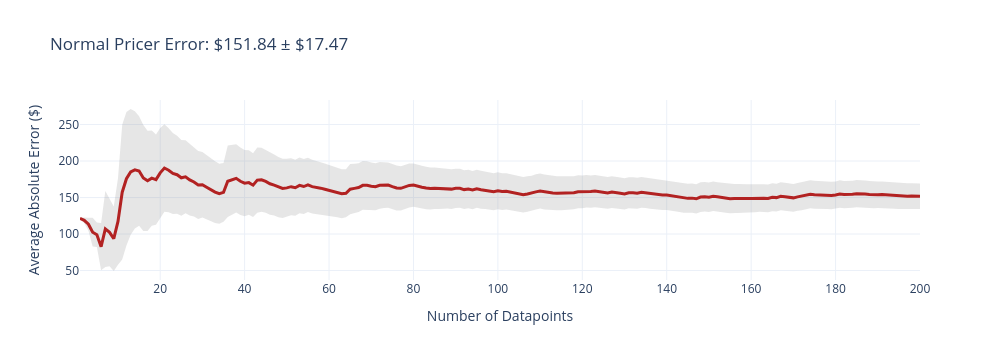
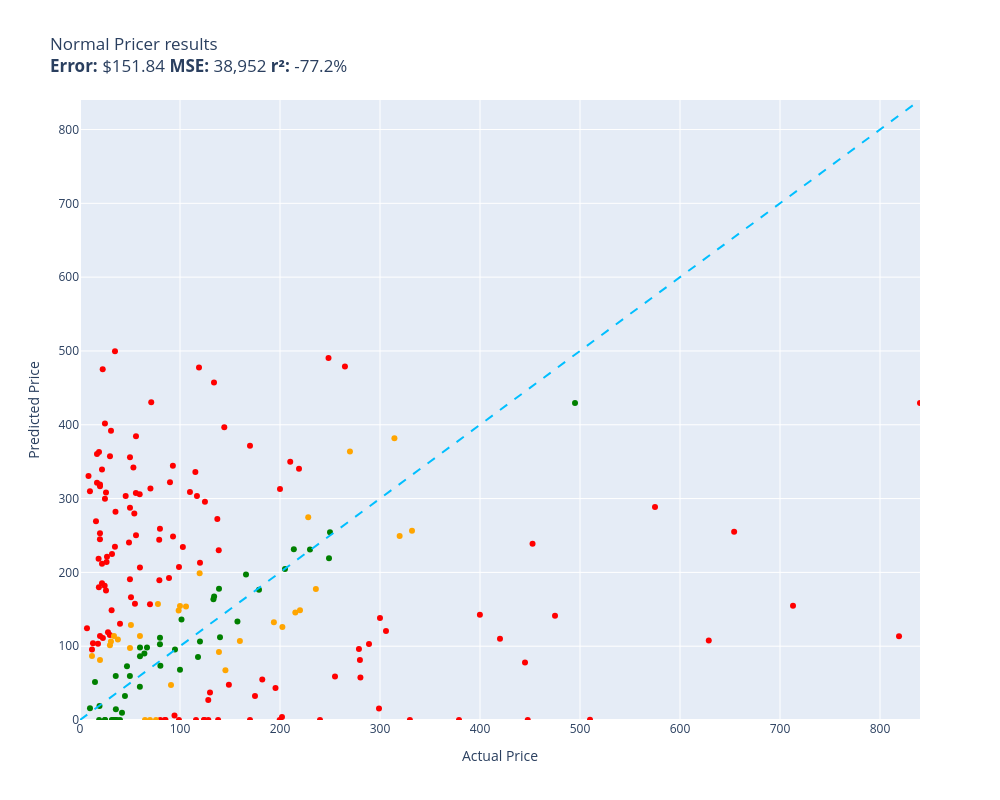

Source (notebook cell) for these figures, in order:
### Code cell
evaluate(normal_pricer, test)

### Figure 1 — Plotly figure (JSON) as saved in the notebook; plotly's stock layout.template omitted (floating-point values rounded to 4 significant figures; data arrays with more than 128 entries replaced by an {"elided": "..."} marker saying what was removed)
{"data": [{"fill": "toself", "fillcolor": "rgba(128,128,128,0.2)", "hoverinfo": "skip", "line": {"color": "rgba(255,255,255,0)"}, "name": "95% CI", "showlegend": false, "type": "scatter", "x": {"elided": "400 int values"}, "y": {"elided": "400 float values"}}, {"customdata": {"elided": "200x1 float values"}, "hovertemplate": "n=%{x}<br>Avg Error=$%{y:,.2f}<br>±95% CI=$%{customdata[0]:,.2f}<extra></extra>", "line": {"color": "firebrick", "width": 3}, "mode": "lines", "name": "Cumulative Avg Error", "type": "scatter", "x": {"elided": "200 int values"}, "y": {"elided": "200 float values"}}], "layout": {"height": 360, "showlegend": false, "title": {"text": "Normal Pricer Error: $151.84 ± $17.47"}, "width": 1000, "xaxis": {"title": {"text": "Number of Datapoints"}}, "yaxis": {"title": {"text": "Average Absolute Error ($)"}}}}

### Figure 2 — Plotly figure (JSON) as saved in the notebook; plotly's stock layout.template omitted (floating-point values rounded to 4 significant figures)
{"data": [{"customdata": [["Old Blood Noise Excess V2 Distortion Cho...\nGuess=$340.52 Actual=$219.00"], ["telpo Headlight Assembly Fit For 15 Camr...\nGuess=$0.00 Actual=$115.99"], ["NewPower99 Battery Kit for Samsung Galax...\nGuess=$157.59 Actual=$54.95"], ["Stand for Raven Pro Document Scanner - P...\nGuess=$115.22 Actual=$29.85"], ["SuppliesOutlet Compatible Toner Cartridg...\nGuess=$396.68 Actual=$144.29"], ["Pump Head TBVECHI 175PSI 4KW 5.5HP 21CFM...\nGuess=$0.00 Actual=$329.90"], ["Bam France 2002XL Contoured Hightech Bla...\nGuess=$154.88 Actual=$713.00"], ["Metabo HPT 36V MultiVolt™ Cordless Rotar...\nGuess=$0.00 Actual=$379.00"], ["46mm Digital Pro High-Resolution Close-U...\nGuess=$316.57 Actual=$19.99"], ["Innovative Percussion CB-6 Chamois Bass ...\nGuess=$279.60 Actual=$54.32"], ["Panasonic KX-TG6511B DECT 6.0 PLUS Expan...\nGuess=$244.36 Actual=$79.20"], ["GJY Portable TV,10.6 inch Mini TV for AT...\nGuess=$189.45 Actual=$79.36"], ["LD Products Compatible Toner Cartridge R...\nGuess=$287.57 Actual=$49.98"], ["APS iBoard 6-inch Aluminum (Black Powder...\nGuess=$349.78 Actual=$210.23"], ["PEMP E65 E66 CDC Simulate Optical Fiber ...\nGuess=$477.43 Actual=$119.00"], ["Intermatic PX300 12V 300W Transformer wi...\nGuess=$457.28 Actual=$134.00"], ["CORSAIR Dominator Platinum RGB 32GB (2x1...\nGuess=$0.00 Actual=$124.00"], ["HK SYSTEMS 13\" Heavy Duty Black \"Push\" O...\nGuess=$0.00 Actual=$84.95"], ["SKB iSeries 3i-13096-6KP Case for BlackM...\nGuess=$32.60 Actual=$174.99"], ["DEWALT 20V MAX* XR Impact Driver with Bl...\nGuess=$238.84 Actual=$452.53"], ["June Garden 12\" Sweet Dolly Charlotte - ...\nGuess=$113.84 Actual=$19.99"], ["Clementoni 39132.5 Jigsaw Puzzle 1,000 P...\nGuess=$259.15 Actual=$79.95"], ["KOMPUTERBAY 4GB 2X 2GB DDR2 1066MHz PC2-...\nGuess=$0.00 Actual=$80.34"], ["Scranton & Co 3 Drawer Mobile File Cabin...\nGuess=$336.14 Actual=$115.35"], ["Canon EOS Rebel T7 Digital SLR Camera wi...\nGuess=$113.34 Actual=$819.00"], ["Evergreen HSHB2005 Cylinder Head Gasket ...\nGuess=$305.98 Actual=$59.69"], ["Task T24287 Roman Ogee Router Bit with 1...\nGuess=$307.57 Actual=$55.88"], ["JRready ST6313 DT Deutsch Connector Kit,...\nGuess=$0.00 Actual=$199.68"], ["Mylites+ Standard Comic Book Mylar Sleev...\nGuess=$499.47 Actual=$34.99"], ["Tidal Front + Rear Fender Flares 4PC Poc...\nGuess=$58.84 Actual=$254.99"], ["152MM Hole Saws M42 Bi-Metal High Speed ...\nGuess=$103.30 Actual=$17.99"], ["AUTOFREE LED Tail Lights Assembly Compat...\nGuess=$4.15 Actual=$201.99"], ["Adams Check Payment and Deposit Register...\nGuess=$282.25 Actual=$35.49"], ["3D Tree Hole Branches 075 Stair Risers D...\nGuess=$37.11 Actual=$129.99"], ["KOHLER 18865-CP Filtered Water Faucet, P...\nGuess=$141.34 Actual=$475.00"], ["Projector, CRAZVIEW Projector with WiFi ...\nGuess=$342.19 Actual=$53.40"], ["Retevis RT68 Soft Earhook Walkie Talkie ...\nGuess=$124.23 Actual=$6.99"], ["MC: Pindicator (Dual Intensity Amber)\nGuess=$130.42 Actual=$40.00"], ["Western Digital Enterprise RE4-GP 2TB SA...\nGuess=$308.87 Actual=$109.95"], ["Poison Spyder 10-08-020 Rocker Knocker\nGuess=$107.73 Actual=$628.76"], ["DIMARZIO 204284 DP 163FBK Blues Bucker G...\nGuess=$322.15 Actual=$89.99"], ["VLAND LED Smoked Taillights Compatible F...\nGuess=$0.00 Actual=$239.99"], ["Lighted Triangle Mirror Cabinet Bathroom...\nGuess=$77.95 Actual=$445.00"], ["PM Auto Front Right Quick Complete Strut...\nGuess=$295.61 Actual=$124.94"], ["Tablet PC Cover Compatible with Lenovo T...\nGuess=$148.54 Actual=$31.61"], ["Miyaya@ Funny Animal Masks Collection fo...\nGuess=$321.57 Actual=$16.99"], ["Trail Gear Twin Stick Kit for Top Shift ...\nGuess=$81.12 Actual=$279.92"], ["Engine Thermostat, Replace 19301-PAA-306...\nGuess=$179.86 Actual=$18.89"], ["Dell Optiplex 390 Desktop Computer i3 3....\nGuess=$0.00 Actual=$124.27"], ["IQShield Screen Protector Compatible wit...\nGuess=$309.98 Actual=$9.95"], ["Liberty Imports 12 Pack: US Military Toy...\nGuess=$360.24 Actual=$16.98"], ["Neporal Full Spectrum Light Bulb, 6000K ...\nGuess=$218.37 Actual=$18.59"], ["Satco S9596, 4 Count (Pack of 1), 4.18\nGuess=$95.59 Actual=$12.00"], ["Marvel Legends Series X-Men 6-Inch Archa...\nGuess=$0.00 Actual=$98.95"], ["Intrepid International Dressage Letters-...\nGuess=$221.32 Actual=$26.99"], ["LEGO Marvel Avengers War Machine Buster ...\nGuess=$206.75 Actual=$59.95"], ["ANZO USA 111207 GMC SIERRA 99-06 / YUKON...\nGuess=$54.87 Actual=$182.28"], ["Kingston Brass KS269SN Kingston Clawfoot...\nGuess=$120.68 Actual=$305.99"], ["EMART Photography C Stand with Boom Arm,...\nGuess=$212.97 Actual=$119.99"], ["KOHLER K-1185540-CP Assembly-Slider\nGuess=$303.62 Actual=$45.67"], ["KUNN Small Electrician Tool Pouch Utilit...\nGuess=$185.24 Actual=$21.99"], ["iPhone 12/12 Pro Nicaragua Guardabarranc...\nGuess=$252.92 Actual=$19.97"], ["KS K-STORM Replacement Silicone Mushroom...\nGuess=$330.55 Actual=$8.50"], ["Walker Exhaust Ultra EPA 16478 Direct Fi...\nGuess=$288.73 Actual=$574.99"], ["4pc Wheel Spacers Adapters 4\" (2inch Per...\nGuess=$303.46 Actual=$116.95"], ["Royal Designs, Inc. Decorative Abundant ...\nGuess=$299.82 Actual=$24.95"], ["Canon Sure Shot 90u 35mm Date Camera\nGuess=$142.73 Actual=$399.89"], ["NewFantasia Replacement Audio Cable with...\nGuess=$391.90 Actual=$31.00"], ["Mikrotik RB3011UIAS-RM RouterBOARD 10xGi...\nGuess=$15.52 Actual=$299.00"], ["DuraGo 29515020 Front Hub Assembly\nGuess=$0.00 Actual=$128.34"], ["MXR Carbon Copy Deluxe Analog Delay Guit...\nGuess=$43.36 Actual=$195.50"], ["Ibanez M510OVS Acoustic Mandolin in Vint...\nGuess=$0.00 Actual=$169.99"], ["Berta (6 Pieces) 1-1/4 inch Overlay, 90 ...\nGuess=$181.93 Actual=$24.66"], ["Chalkboard Name Badges with Magnetic Bac...\nGuess=$244.84 Actual=$19.95"], ["Linkloos Solar Street Lights Outdoor Wat...\nGuess=$384.29 Actual=$55.99"], ["GENUINE VOLVO THERMOSTAT (3.0, 3.2) S60 ...\nGuess=$234.39 Actual=$102.85"], ["USB Charger, CIVIE High Speed 60W Multip...\nGuess=$269.38 Actual=$15.99"], ["CradlePoint Compact Broadband Router (CB...\nGuess=$192.47 Actual=$89.00"], ["Pyle Wireless Rear View Backup Camera - ...\nGuess=$313.80 Actual=$70.45"], ["Universal Power Group 12V 100Ah Sealed L...\nGuess=$312.85 Actual=$199.99"], ["Kastar Battery Pack Replacement for Sony...\nGuess=$319.13 Actual=$19.99"], ["Auertech Portable Washing Machine, 14lbs...\nGuess=$207.25 Actual=$98.99"], ["Amana Tool - SC587 Carbide Tipped 3-Wing...\nGuess=$430.45 Actual=$71.23"], ["Evan Fischer Radiator Cooling Fan Assemb...\nGuess=$272.47 Actual=$137.34"], ["ECCPP Power Steering Pump for 2009-2010 ...\nGuess=$0.00 Actual=$85.48"], ["AZX Stylus Pencil for Apple iPad Pro 202...\nGuess=$357.44 Actual=$29.99"], ["Skullcandy Hesh Evo Bluetooth Headphones...\nGuess=$156.93 Actual=$69.99"], ["ROHL WSGUM3018WH Wire Sink Grids, White\nGuess=$27.00 Actual=$128.28"], ["ASUS VY279HE-W 27” 1080P Monitor - White...\nGuess=$0.00 Actual=$138.10"], ["CTLAMP XL-2100 Professional Quality XL-2...\nGuess=$224.95 Actual=$32.00"], ["Competition Clutch Disc and Pressure Pla...\nGuess=$0.40 Actual=$510.00"], ["APS iBoard (304 Stainless Steel Polished...\nGuess=$478.93 Actual=$264.95"], ["The Puppet Company - Carpet-Unicorn, Whi...\nGuess=$363.22 Actual=$19.00"], ["VIPMOTOZ Sequential Turn Signal Premium ...\nGuess=$96.04 Actual=$278.94"], ["A-Premium Front Suspension Steering Knuc...\nGuess=$240.42 Actual=$48.99"], ["OEM Samsung Remote Control Shipped with ...\nGuess=$250.24 Actual=$56.00"], ["Custom Engagement Logo Desk Embosser Sea...\nGuess=$190.76 Actual=$49.95"], ["Audio Techinca ATW-T1002 System 10 Handh...\nGuess=$103.08 Actual=$289.00"], ["520 Pieces Christmas Envelope Seal Stick...\nGuess=$308.33 Actual=$25.99"], ["BestPricedDecals Wine A BIT, You'll Feel...\nGuess=$104.12 Actual=$12.98"], ["Dell XPS 13 9343-2727SLV 13.3\" Full HD S...\nGuess=$429.48 Actual=$839.99"], ["VATOS 4 Packs Bubble Machine Gun for Kid...\nGuess=$111.16 Actual=$22.88"], ["Steering Wheel, Carbon Fiber Automotive ...\nGuess=$0.00 Actual=$447.74"], ["Disney Princess Sparkling Princess Sleep...\nGuess=$401.86 Actual=$24.95"], ["sabermaster TCG Playmat yugioh playmat T...\nGuess=$339.55 Actual=$21.99"], ["Pacific Drums PDCM1618TTRB 16 x 18 Inche...\nGuess=$110.06 Actual=$419.99"], ["Star Wars Die-Cast Metal TITANIUM Series...\nGuess=$475.31 Actual=$22.70"], ["Vinyl Soft Top Roll-up Adjustable Truck ...\nGuess=$47.63 Actual=$148.88"], ["Glovion Music Stand Light, Clip On Piano...\nGuess=$118.75 Actual=$27.99"], ["Samsung DA97-07603B Freezer Ice Maker As...\nGuess=$248.48 Actual=$93.02"], ["Intex River Run Connect Lounge (Four)\nGuess=$6.04 Actual=$94.49"], ["Blanco 230966 Valea Stainless Steel Sink...\nGuess=$344.31 Actual=$92.88"], ["Empava 24\" Single Wall Ovens 10 Cooking ...\nGuess=$255.01 Actual=$654.14"], ["HP Laserjet 2100 Laser Printer W/Test Pr...\nGuess=$138.11 Actual=$299.98"], ["PowerSport Front Rear Brakes and Rotors ...\nGuess=$490.37 Actual=$248.51"], ["Viola Bow 4/4 Full Size Carbon Fiber (Bl...\nGuess=$356.15 Actual=$49.99"], ["VTech Strum and Jam Kidi Musical Guitar ...\nGuess=$211.81 Actual=$21.99"], ["W11130208 W10695459 Refrigerator LED Mod...\nGuess=$213.92 Actual=$26.59"], ["Jada Toys Ryan's World Combo Panda Airli...\nGuess=$234.84 Actual=$34.94"], ["Garmin 010-12402-10 GT15M-TM Transom-Mou...\nGuess=$230.04 Actual=$138.74"], ["Xiaomi Redmi 10 2022 NFC 4G LTE (128GB +...\nGuess=$371.43 Actual=$169.99"], ["For Volvo C70 S70 V70 V40 S40 AC Compres...\nGuess=$57.54 Actual=$280.41"], ["Refresh NSF-53 Premium Replacement Refri...\nGuess=$166.27 Actual=$50.99"], ["NICKSTON Red Sparkling Glitter Slim Band...\nGuess=$175.50 Actual=$25.99"]], "hovertemplate": "%{customdata[0]}<extra></extra>", "legendgroup": "red", "marker": {"color": "red", "size": 6, "symbol": "circle"}, "mode": "markers", "name": "red", "orientation": "v", "showlegend": true, "type": "scatter", "x": [219.0, 116.0, 54.95, 29.85, 144.3, 329.9, 713.0, 379.0, 19.99, 54.32, 79.2, 79.36, 49.98, 210.2, 119.0, 134.0, 124.0, 84.95, 175.0, 452.5, 19.99, 79.95, 80.34, 115.3, 819.0, 59.69, 55.88, 199.7, 34.99, 255.0, 17.99, 202.0, 35.49, 130.0, 475.0, 53.4, 6.99, 40.0, 110.0, 628.8, 89.99, 240.0, 445.0, 124.9, 31.61, 16.99, 279.9, 18.89, 124.3, 9.95, 16.98, 18.59, 12.0, 98.95, 26.99, 59.95, 182.3, 306.0, 120.0, 45.67, 21.99, 19.97, 8.5, 575.0, 117.0, 24.95, 399.9, 31.0, 299.0, 128.3, 195.5, 170.0, 24.66, 19.95, 55.99, 102.8, 15.99, 89.0, 70.45, 200.0, 19.99, 98.99, 71.23, 137.3, 85.48, 29.99, 69.99, 128.3, 138.1, 32.0, 510.0, 264.9, 19.0, 278.9, 48.99, 56.0, 49.95, 289.0, 25.99, 12.98, 840.0, 22.88, 447.7, 24.95, 21.99, 420.0, 22.7, 148.9, 27.99, 93.02, 94.49, 92.88, 654.1, 300.0, 248.5, 49.99, 21.99, 26.59, 34.94, 138.7, 170.0, 280.4, 50.99, 25.99], "xaxis": "x", "y": [340.5, 0.0, 157.6, 115.2, 396.7, 0.0, 154.9, 0.0, 316.6, 279.6, 244.4, 189.4, 287.6, 349.8, 477.4, 457.3, 0.0, 0.0, 32.6, 238.8, 113.8, 259.1, 0.0, 336.1, 113.3, 306.0, 307.6, 0.0, 499.5, 58.84, 103.3, 4.152, 282.2, 37.11, 141.3, 342.2, 124.2, 130.4, 308.9, 107.7, 322.1, 0.0, 77.95, 295.6, 148.5, 321.6, 81.12, 179.9, 0.0, 310.0, 360.2, 218.4, 95.59, 0.0, 221.3, 206.7, 54.87, 120.7, 213.0, 303.6, 185.2, 252.9, 330.5, 288.7, 303.5, 299.8, 142.7, 391.9, 15.52, 0.0, 43.36, 0.0, 181.9, 244.8, 384.3, 234.4, 269.4, 192.5, 313.8, 312.9, 319.1, 207.2, 430.5, 272.5, 0.0, 357.4, 156.9, 27.0, 0.0, 224.9, 0.4025, 478.9, 363.2, 96.04, 240.4, 250.2, 190.8, 103.1, 308.3, 104.1, 429.5, 111.2, 0.0, 401.9, 339.6, 110.1, 475.3, 47.63, 118.7, 248.5, 6.04, 344.3, 255.0, 138.1, 490.4, 356.1, 211.8, 213.9, 234.8, 230.0, 371.4, 57.54, 166.3, 175.5], "yaxis": "y"}, {"customdata": [["EXMAX NG-10X Fresnel Lens Focusing Adapt...\nGuess=$0.00 Actual=$69.98"], ["ACDelco GM Original Equipment FW339 Fron...\nGuess=$145.79 Actual=$215.33"], ["Bam Trekking 3027SB Single Black Clarine...\nGuess=$256.56 Actual=$332.00"], ["Aolemi Oil Rubbed Bronze Single Function...\nGuess=$148.44 Actual=$98.65"], ["10GBase-LR SFP+ Transceiver, Handar 10GB...\nGuess=$81.45 Actual=$19.99"], ["Deco Mount Pro Tripod Microphone Stand w...\nGuess=$113.94 Actual=$59.95"], ["GanFindX Portable Car Hand Controls for ...\nGuess=$107.16 Actual=$159.90"], ["Southwire 120V/15A Right Angle User Atta...\nGuess=$109.05 Actual=$37.87"], ["Dakota Alert MURS Alert Probe Sensor - M...\nGuess=$148.67 Actual=$219.99"], ["Wenger City Upgrade Laptop Backpack with...\nGuess=$67.45 Actual=$145.42"], ["Fjallraven, Kanken Laptop 15\" Backpack f...\nGuess=$198.80 Actual=$119.65"], ["Evan-Fischer Front Bumper Cover Compatib...\nGuess=$125.97 Actual=$202.38"], ["Laisomeke Waterproof Junction Box, Unive...\nGuess=$86.75 Actual=$11.99"], ["Sumerain S1339CM Double Handle Widesprea...\nGuess=$177.44 Actual=$235.86"], ["Webcem Solar Shed Light Outdoor Indoor, ...\nGuess=$157.19 Actual=$77.96"], ["Festool 492370 Platin 2 S1000 Grit 6-Inc...\nGuess=$47.46 Actual=$91.00"], ["BESTILL Wall Mounted Shower Faucet Set, ...\nGuess=$0.00 Actual=$76.00"], ["Ceramic Talavera Mexican Tile 4x4\", 9 Pi...\nGuess=$101.34 Actual=$29.95"], ["Pioneer 2AM401-BN Two Handle Kitchen Fau...\nGuess=$274.82 Actual=$228.22"], ["LSSAGOON Backpack for Women Teen Kids Gi...\nGuess=$113.86 Actual=$33.99"], ["Aeromotive 13304 Regulator, X1 Adjustabl...\nGuess=$363.79 Actual=$269.95"], ["4LT LUMINETTE Vanity Opal GLS BSN\nGuess=$154.54 Actual=$99.99"], ["AC Compressor & A/C Kit For BMW 335i 335...\nGuess=$381.76 Actual=$314.41"], ["Wilkinson LOW GAUSS Vintage Tone Strat S...\nGuess=$106.36 Actual=$30.93"], ["New Replacement seat cover fits Yamaha M...\nGuess=$92.08 Actual=$138.95"], ["UPR Mach 1 Chin Spoiler Fits 94-98 Musta...\nGuess=$0.00 Actual=$64.99"], ["4 Inches Rolled Muffler Tip Catback Exha...\nGuess=$132.26 Actual=$193.88"], ["KUNFINE Android Radio CarPlay & Android ...\nGuess=$153.62 Actual=$106.00"], ["Venom Power Terra Hunter R/T+ R/T All-Te...\nGuess=$249.36 Actual=$319.65"], ["BXYJY for Samsung Galaxy Z Fold 3 Case w...\nGuess=$97.59 Actual=$49.99"], ["Pyle 2x120 Watt Home Audio Speaker Power...\nGuess=$128.54 Actual=$50.92"]], "hovertemplate": "%{customdata[0]}<extra></extra>", "legendgroup": "orange", "marker": {"color": "orange", "size": 6, "symbol": "circle"}, "mode": "markers", "name": "orange", "orientation": "v", "showlegend": true, "type": "scatter", "x": [69.98, 215.3, 332.0, 98.65, 19.99, 59.95, 159.9, 37.87, 220.0, 145.4, 119.7, 202.4, 11.99, 235.9, 77.96, 91.0, 76.0, 29.95, 228.2, 33.99, 269.9, 99.99, 314.4, 30.93, 138.9, 64.99, 193.9, 106.0, 319.6, 49.99, 50.92], "xaxis": "x", "y": [0.0, 145.8, 256.6, 148.4, 81.45, 113.9, 107.2, 109.0, 148.7, 67.45, 198.8, 126.0, 86.75, 177.4, 157.2, 47.46, 0.0, 101.3, 274.8, 113.9, 363.8, 154.5, 381.8, 106.4, 92.08, 0.0, 132.3, 153.6, 249.4, 97.59, 128.5], "yaxis": "y"}, {"customdata": [["RBC12-UPC Replacement Battery Cartridge ...\nGuess=$231.01 Actual=$229.99"], ["8544771 Dryer Heating Element, 279816 Th...\nGuess=$59.56 Actual=$35.74"], ["LOVE MEI Galaxy S10 Lite Case, Military ...\nGuess=$0.00 Actual=$32.98"], ["Mini PC, Kinupute Desktop Computer E3-12...\nGuess=$429.59 Actual=$495.00"], ["Travelpro Platinum Elite Slim Business L...\nGuess=$231.43 Actual=$213.83"], ["15\" Locking Shower Head Extension Arm in...\nGuess=$102.74 Actual=$79.95"], ["DALDED LED Light Kit for Lego Sonic Gree...\nGuess=$0.00 Actual=$24.99"], ["Baseball Backpacks Large 18 Inch Bookbag...\nGuess=$0.00 Actual=$31.77"], ["Diversitech WG840585 Motor, (Ddb) 1/3Hp,...\nGuess=$167.37 Actual=$134.12"], ["Ultra Duster Canned Air Net 10 Oz 6-Pack\nGuess=$59.54 Actual=$49.90"], ["Beck/Arnley 0421945 Air Filter\nGuess=$14.67 Actual=$35.87"], ["Pidoko Kids Train Table, Grey with 90 Pc...\nGuess=$106.21 Actual=$119.97"], ["Trim Kit for 2-handle Shower & Tub Valve...\nGuess=$95.61 Actual=$94.99"], ["Replacement Remote Control for PANASONIC...\nGuess=$0.00 Actual=$34.95"], ["Grey Pneumatic 1311SD Impact Socket Set\nGuess=$133.61 Actual=$157.43"], ["GE RPWF SmartWater Comparable Refrigerat...\nGuess=$0.00 Actual=$36.99"], ["Urth 62mm UV, Circular Polarizing (CPL),...\nGuess=$177.98 Actual=$139.00"], ["MGP Caliper Covers 39011SACURD Red Powde...\nGuess=$219.10 Actual=$249.00"], ["LSI Broadcom SAS 9300-8i 8-port 12Gb/s S...\nGuess=$85.33 Actual=$118.00"], ["MONOCARBON Forged Carbon Fiber Case for ...\nGuess=$86.26 Actual=$59.99"], ["Cardone 84-58642 New HEI Electronic Dist...\nGuess=$197.03 Actual=$165.99"], ["Hp Pavilion P7-1257c Motherboard Aahd3-h...\nGuess=$44.99 Actual=$59.86"], ["18 Inch White Undermount Kitchen Sink - ...\nGuess=$176.43 Actual=$179.00"], ["Raspberry Pi 3 Model B+ Aluminum Case Me...\nGuess=$51.32 Actual=$14.99"], ["SP Air Corporation SP-8102BU 1/4-Inch He...\nGuess=$204.73 Actual=$204.99"], ["LCD Screen for Dell Inspiron 17R 17.3\" H...\nGuess=$90.17 Actual=$64.37"], ["Music Hall pa15.3 MM/MC Phono Preamplifi...\nGuess=$254.34 Actual=$250.00"], ["Diversitech UC2436-3 Ultralite Condenser...\nGuess=$73.38 Actual=$80.39"], ["Lorell Bell Chair Glide, 2.5\", Black\nGuess=$18.86 Actual=$19.50"], ["200 ' feet True 14 Gauge AWG CCA Speaker...\nGuess=$32.55 Actual=$44.95"], ["200 Couples Conversation Cards - Enjoy B...\nGuess=$0.00 Actual=$32.97"], ["KYX Racing Hardened Steel Center Drive S...\nGuess=$72.78 Actual=$46.99"], ["StonKraft Brass Chess Board Game Set wit...\nGuess=$112.24 Actual=$140.00"], ["Baumgartens Sicurix Blank PVC ID Cards (...\nGuess=$0.00 Actual=$19.11"], ["LD Compatible Ink Cartridge Replacement ...\nGuess=$9.67 Actual=$41.99"], ["VONADO Space Wars Colonial Viper MK1 Bui...\nGuess=$0.00 Actual=$39.99"], ["Replacement Remote Control fit for Sony ...\nGuess=$15.80 Actual=$9.99"], ["DuraGo BR5330 Front Vented Disc Brake Ro...\nGuess=$136.14 Actual=$101.51"], ["Think Gizmos Build Your Own Robot Toys f...\nGuess=$0.00 Actual=$24.95"], ["Targus CityGear Durable Backpack, Black,...\nGuess=$163.55 Actual=$133.43"], ["KZ ZS10 Pro in Ear Monitor Headphone KZ ...\nGuess=$98.35 Actual=$66.99"], ["Fender Hendrix Voodoo Child Coiled Instr...\nGuess=$98.08 Actual=$59.99"], ["STICKGOO Peel and Stick Backsplash for K...\nGuess=$0.00 Actual=$34.99"], ["Fitness Center Gym Room Weight Train Dua...\nGuess=$68.24 Actual=$99.99"], ["MonMount Triple Monitor Stand Freestandi...\nGuess=$111.45 Actual=$79.99"]], "hovertemplate": "%{customdata[0]}<extra></extra>", "legendgroup": "green", "marker": {"color": "green", "size": 6, "symbol": "circle"}, "mode": "markers", "name": "green", "orientation": "v", "showlegend": true, "type": "scatter", "x": [230.0, 35.74, 32.98, 495.0, 213.8, 79.95, 24.99, 31.77, 134.1, 49.9, 35.87, 120.0, 94.99, 34.95, 157.4, 36.99, 139.0, 249.0, 118.0, 59.99, 166.0, 59.86, 179.0, 14.99, 205.0, 64.37, 250.0, 80.39, 19.5, 44.95, 32.97, 46.99, 140.0, 19.11, 41.99, 39.99, 9.99, 101.5, 24.95, 133.4, 66.99, 59.99, 34.99, 99.99, 79.99], "xaxis": "x", "y": [231.0, 59.56, 0.0, 429.6, 231.4, 102.7, 0.0, 0.0, 167.4, 59.54, 14.67, 106.2, 95.61, 0.0, 133.6, 0.0, 178.0, 219.1, 85.33, 86.26, 197.0, 44.99, 176.4, 51.32, 204.7, 90.17, 254.3, 73.38, 18.86, 32.55, 0.0, 72.78, 112.2, 0.0, 9.669, 0.0, 15.8, 136.1, 0.0, 163.6, 98.35, 98.08, 0.0, 68.24, 111.5], "yaxis": "y"}, {"hoverinfo": "skip", "line": {"color": "deepskyblue", "dash": "dash", "width": 2}, "mode": "lines", "name": "y = x", "showlegend": false, "type": "scatter", "x": [0, 840.0], "y": [0, 840.0]}], "layout": {"height": 800, "legend": {"title": {"text": "color"}, "tracegroupgap": 0}, "showlegend": false, "title": {"text": "Normal Pricer results<br><b>Error:</b> $151.84 <b>MSE:</b> 38,952 <b>r²:</b> -77.2%"}, "width": 1000, "xaxis": {"anchor": "y", "domain": [0, 1], "range": [0, 840.0], "title": {"text": "Actual Price"}}, "yaxis": {"anchor": "x", "domain": [0, 1], "range": [0, 840.0], "title": {"text": "Predicted Price"}}}}
